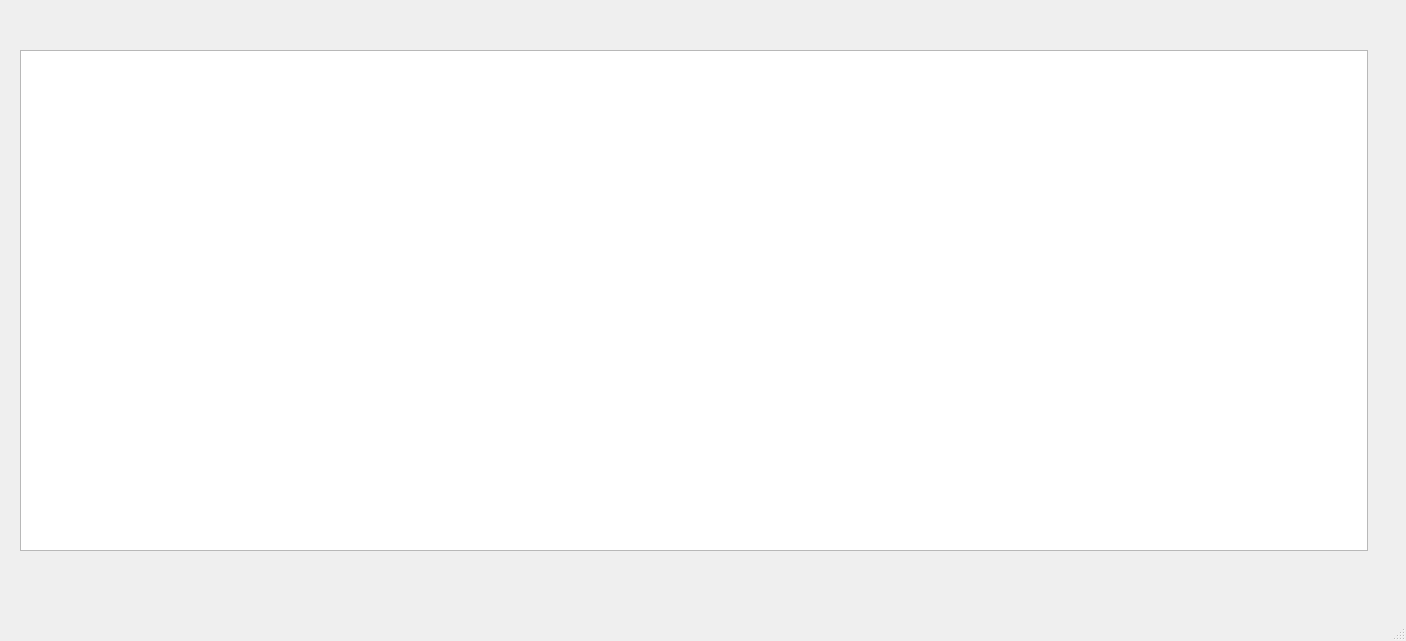
<?xml version="1.0" encoding="UTF-8"?>
<ui version="4.0">
 <class>MainWindow</class>
 <widget class="QMainWindow" name="MainWindow">
  <property name="geometry">
   <rect>
    <x>0</x>
    <y>0</y>
    <width>1406</width>
    <height>641</height>
   </rect>
  </property>
  <property name="windowTitle">
   <string>MainWindow</string>
  </property>
  <widget class="QWidget" name="centralwidget">
   <widget class="QGraphicsView" name="graphicsView">
    <property name="geometry">
     <rect>
      <x>20</x>
      <y>50</y>
      <width>1348</width>
      <height>501</height>
     </rect>
    </property>
    <property name="verticalScrollBarPolicy">
     <enum>Qt::ScrollBarAlwaysOff</enum>
    </property>
    <property name="sceneRect">
     <rectf>
      <x>0.000000000000000</x>
      <y>0.000000000000000</y>
      <width>1344.000000000000000</width>
      <height>290.000000000000000</height>
     </rectf>
    </property>
    <property name="alignment">
     <set>Qt::AlignCenter</set>
    </property>
   </widget>
   <widget class="QWidget" name="horizontalLayoutWidget">
    <property name="geometry">
     <rect>
      <x>280</x>
      <y>550</y>
      <width>1081</width>
      <height>31</height>
     </rect>
    </property>
    <layout class="QHBoxLayout" name="monthsLayout"/>
   </widget>
  </widget>
  <widget class="QMenuBar" name="menubar">
   <property name="geometry">
    <rect>
     <x>0</x>
     <y>0</y>
     <width>1406</width>
     <height>29</height>
    </rect>
   </property>
  </widget>
  <widget class="QStatusBar" name="statusbar"/>
 </widget>
 <resources/>
 <connections/>
</ui>
